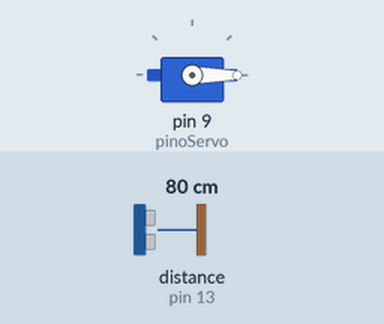
Bench run of a sketch on a simulated Arduino Uno, built with avr-gcc and run on an emulated ATmega328P. On the bench: servo. The inputs (shaded band) are chosen by the test bench; at power-on: distance to the obstacle (sensor on pin 13) 80 cm. The echo pulse lasts 58.3 µs per cm.

Above: at 1.2 s.
1.3 s: distance to the obstacle (sensor on pin 13) set to 7 cm
3.4 s: distance to the obstacle (sensor on pin 13) set to 4 cm
At 4.8 s:
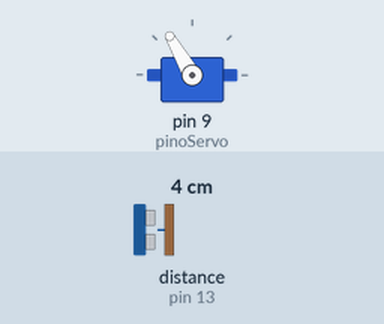
Timing chart, 0 to 6.4 s (numbered marks = the images above; inputs shaded):
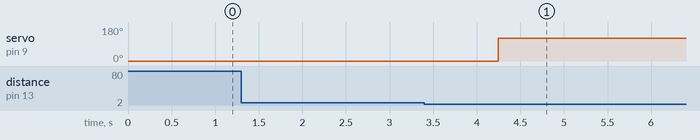

The sketch:

Exe_9_Cancela_Automatica.ino
```cpp
// AUTOR: MAKERHERO

//---------------- Inclui as bibliotecas do codigo ----------------
#include <Ultrasonic.h> // Inclui a biblioteca Ultrasonic para facilitar o controle do sensor de distancia
#include <Servo.h> // Inclui a biblioteca Servo para facilitar o controle do servo motor

//---------------- Declara as variaveis do codigo ----------------
int pinoTrigger = 12; // Declara a variavel pinoTrigger e atribui o valor 12 a ela
int pinoEcho = 13; // Declara a variavel pinoEcho e atribui o valor 13 a ela
int pinoServo = 9; // Declara a variavel pinoServo e atribui o valor 9 a ela
int distancia; // Declara a variavel distancia sem atribuir valor a ela
int distanciaAcionamento = 5; // Declara a variavel distanciaAcionamento e atribui o valor 5 a ela

Ultrasonic sensorUltrassonico(pinoTrigger, pinoEcho); // Declara o objeto sensorUltrassonico para utilizar as funcoes da biblioteca Ultrasonic
Servo meuServo; // Declara o objeto meuServo para utilizar as funcoes da biblioteca Servo

//---------------- Funcao executada uma vez na inicializacao do sistema ----------------
void setup() {
  meuServo.attach(pinoServo); // Inicializa o envio de comandos para o servo no pino 9 (valor da variavel pinoServo)
  meuServo.write(0); // Envia o comando para o servo mover para o angulo informado
}

//---------------- Funcao executada repetidamente enquanto o sistema estiver ligado ----------------
void loop() {
  distancia = sensorUltrassonico.read(); // Le o valor informado pelo sensor ultrassonico e atribui o valor lido a variavel distancia

  if (distancia <= distanciaAcionamento) { // Se a distancia for menor ou igual à distancia de acionamento, executa as instrucoes entre chaves
    delay(800); // Aguarda 800 milissegundos
    meuServo.write(120); // Envia o comando para o servo mover para o angulo informado

    do { // Executa as instrucoes entre chaves uma vez e depois verifica a condicao do while
      delay(200); // Aguarda 200 milissegundos
      distancia = sensorUltrassonico.read(); // Le o valor informado pelo sensor ultrassonico e atribui o valor lido a variavel distancia
    } while (distancia <= distanciaAcionamento); // Repete enquanto a condicao for verdadeira

    delay(3000); // Aguarda 3000 milissegundos (3 segundos)
    meuServo.write(0); // Envia o comando para o servo mover para o angulo informado
    delay(2000); // Aguarda 2000 milissegundos (2 segundos)
  }

  delay(200); // Aguarda 200 milissegundos
}
```

Measured:
- the behaviour switches between 6 and 5 cm on distance to the obstacle (sensor on pin 13) (found by bisection; images 0 and 1)
- after the input at 1.3 s, every drawn part: stays the same
- after the input at 3.4 s, servo on pin 9 (pinoServo): 0° → 120° after 0.85 s
